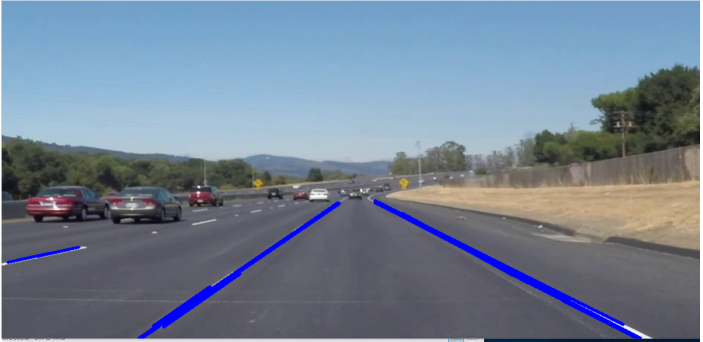
#> input picture images/lane_det.PNG, 1405 x 684 px (shown at 1/2 size)
$ python -i lane_detection.py   (imports and definitions only)
#> lines starting #> are read from the running program, lines starting #| are printed output that depends on the picture; after the words box and inside, x2 and y2 are one past the last pixel; in counts of white or black regions, pixels touching at a corner belong together
#Plotting and dimensions of the original image

import matplotlib.pyplot as plt
import matplotlib.image as mpimg
# reading in an image
# [3 lines not run here, left out]
# [1 line that did not run here, left out]
##plt.imshow(image)
#plt.show()
##print (a)

# [1 line that did not run here, left out]
# [1 line that did not run here, left out]


#Cannyedging

import matplotlib.pyplot as plt
import matplotlib.image as mpimg
import numpy as np
import cv2
import math


def region_of_interest(img, vertices):
    mask = np.zeros_like(img)
    match_mask_color = 255 # <-- This line altered for grayscale.

    cv2.fillPoly(mask, vertices, match_mask_color)
    masked_image = cv2.bitwise_and(img, mask)
    return masked_image
# [5 lines that did not run here, left out]
# [1 line not run here, left out]
#plt.figure()
#plt.imshow(image)
#plt.show()

# Convert to grayscale here.
# [1 line that did not run here, left out]
# Call Canny Edge Detection here.
# [1 line that did not run here, left out]

#Cropping operation
'''cropped_image = region_of_interest(
    cannyed_image,
    np.array([region_of_interest_vertices], np.int32)
)
#plt.figure()
plt.imshow(cropped_image)
#plt.show()'''


'''#Utility function for cropping

import numpy as np
import cv2
def region_of_interest(img, vertices):
    # Define a blank matrix that matches the image height/width.
    mask = np.zeros_like(img)
    # Retrieve the number of color channels of the image.
    #channel_count = img.shape[2]
    # Create a match color with the same color channel counts.
    #match_mask_color = (255,) * channel_count

    match_mask_color=255 #since the image is grayscale now

    # Fill inside the polygon
    cv2.fillPoly(mask, vertices, match_mask_color)

    # Returning the image only where mask pixels match
    masked_image = cv2.bitwise_and(img, mask)
    return masked_image
'''
#Utility function for rendering
def drawLines(img, lines, color=[255, 0, 0], thickness=3):

    # If there are no lines to draw, exit.
    if lines is None:
        return
    # Make a copy of the original image.
    #img = np.copy(imgo)# Create a blank image that matches the original in size.
    #line_img = np.zeros(
        '''(
           img.shape[0],
            img.shape[1],
            3
        ),
        dtype=np.uint8
    )'''
    # Loop over all lines and draw them on the blank image.
    for line in lines:
        x1,y1,x2,y2 = line[0]
        cv2.line(img, (x1, y1), (x2, y2), color, thickness)
    # Merge the image with the lines onto the original.
    #img = cv2.addWeighted(img, 0.8, line_image, 1.0, 0.0)
    # Return the modified image.
    return img

#Pipeline to output image with lines
#Hough transform

'''image = mpimg.imread('C:/Users/Akanksha/Desktop/roadlane2.jpg')

plt.figure()
plt.imshow(image)
plt.show()
'''
#Pipeline to output image with lines
def pipeline(image):
    height = image.shape[0]
#> height = 684
    width = image.shape[1]
#> width = 1405
    region_of_interest_vertices = [
        (0, height),
        (width / 2, height / 2),
        (width, height),
    ]
#> region_of_interest_vertices = [(0, 684), (702.5, 342), (1405, 684)]
    gray_image = cv2.cvtColor(image, cv2.COLOR_RGB2GRAY)
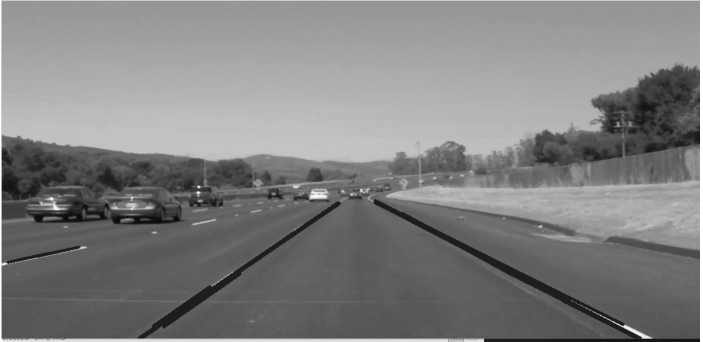
#> gray_image: shape (684, 1405) (shown at 1/2 size); min 9, max 255, mean 128.1
    cannyed_image = cv2.Canny(gray_image, 310,500)
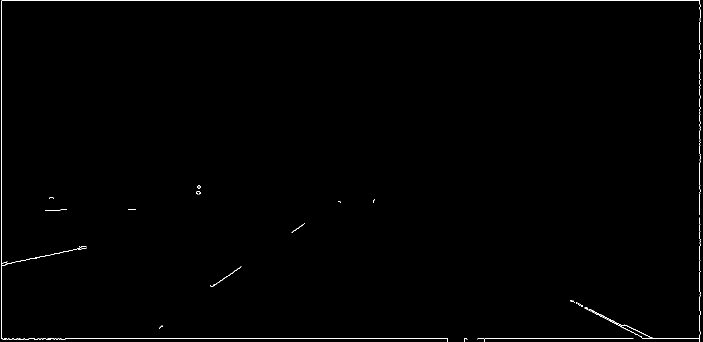
#> cannyed_image: shape (684, 1405) (shown at 1/2 size); 0.52% white in thin lines or dots

    '''cropped_image = region_of_interest(
            cannyed_image,
        np.array(
            [region_of_interest_vertices],
            np.int32
        ),
    )'''


    lines = cv2.HoughLinesP(
        cannyed_image,
        rho=6,
        theta=np.pi / 60,
        threshold=160,
        lines=np.array([]),
        minLineLength=40,
        maxLineGap=25
    )
#> lines = [[8, 0, 1395, 0], [3, 677, 895, 677], [3, 676, 3, 270], [1399, 683, 1399, 1], [1142, 600, 1243, 651], [1141, 601, 1291, 677]]
    print(lines)
#| [[[   8    0 1395    0]]
#|  [[   3  677  895  677]]
#|  [[   3  676    3  270]]
#|  [[1399  683 1399    1]]
#|  [[1142  600 1243  651]]
#|  [[1141  601 1291  677]]]
    line_image = drawLines(image, lines, color=[255, 0, 0], thickness=3) #calling the fn
#> the loop in drawLines, `for line in lines:` made 6 passes
#> after the loop in drawLines, `for line in lines:`:
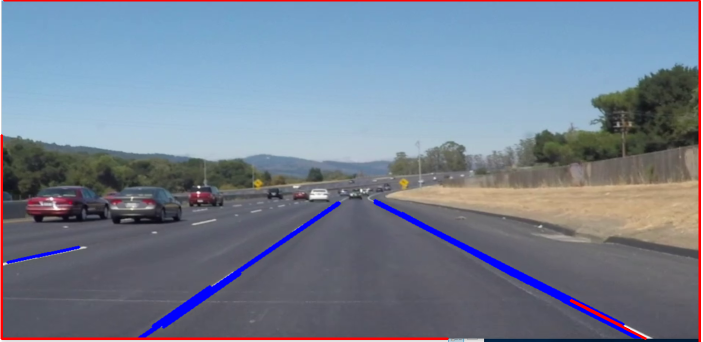
#> img: shape (684, 1405, 3) (shown at 1/2 size); mean R, G, B 117.7, 127.9, 145

    plt.figure()
    ##plt.imshow(line_image)
    ##plt.show() #Use this only to draw, not avg


#Grouping the lines into left and right groups

    left_line_x = []
    left_line_y = []
    right_line_x = []
    right_line_y = []
    for line in lines:
        for x1, y1, x2, y2 in line:
            slope = (y2 - y1) / (x2 - x1) # <-- Calculating the slope.
            if math.fabs(slope) < 0.5: # <-- Only consider extreme slope
                continue
            if slope <= 0: # <-- If the slope is negative, left group.
                left_line_x.extend([x1, x2])
                left_line_y.extend([y1, y2])
            else: # <-- Otherwise, right group.
                right_line_x.extend([x1, x2])
                right_line_y.extend([y1, y2])
#> this loop made 6 passes
#> after the loop, left_line_x = [3, 3, 1399, 1399]; left_line_y = [676, 270, 683, 1]; right_line_x = [1142, 1243, 1141, 1291]; right_line_y = [600, 651, 601, 677]


#Averaging
    min_y = image.shape[0] * (3 / 5)#Just below the horizon
#> min_y = 410.4
    max_y = image.shape[0] #The bottom of the image
#> max_y = 684

#Operations that generate a linear fn that match x & y for each group
    poly_left = np.poly1d(np.polyfit(
        left_line_y,
        left_line_x,
        deg=1
    ))
    left_x_start = int(poly_left(max_y))
#> left_x_start = 548
    left_x_end = int(poly_left(min_y))
#> left_x_end = 699

    poly_right = np.poly1d(np.polyfit(
        right_line_y,
        right_line_x,
        deg=1
    ))
    right_x_start = int(poly_right(max_y))
#> right_x_start = 1305
    right_x_end = int(poly_right(min_y))
#> right_x_end = 768

#Using the above as input to the fn draw_lines

    line_image = drawLines(
        image,
        [[
            [left_x_start, int(max_y), left_x_end, int(min_y)],
        #[right_x_start, int(max_y), right_x_end, int(min_y)],
        ]],
        color=[255, 0, 0],
        thickness=5
    )
#> call 2 of drawLines, with thickness = 5
#> after the loop in drawLines (call 2), `for line in lines:`:
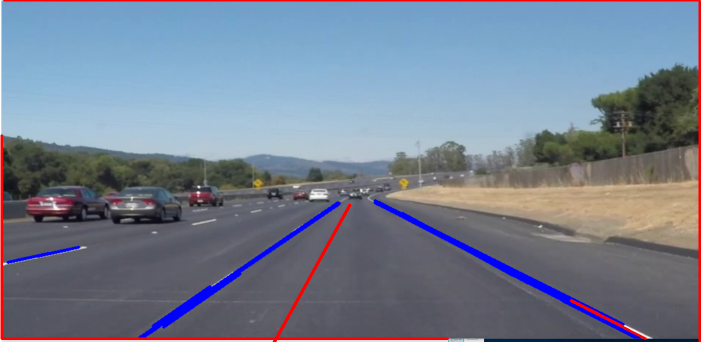
#> img: shape (684, 1405, 3) (shown at 1/2 size); 0.21% of pixels changed, all inside (x1, y1, x2, y2) = (545, 407, 703, 684)
    line_image = drawLines(
        image,
        [[
        #[left_x_start, int(max_y), left_x_end, int(min_y)],
            [right_x_start, int(max_y), right_x_end, int(min_y)],
        ]],
        color=[255, 0, 0],
        thickness=5
    )
#> call 3 of drawLines, with thickness = 5
#> after the loop in drawLines (call 3), `for line in lines:`:
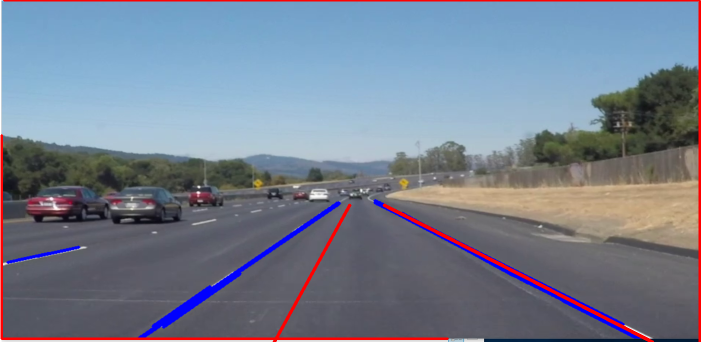
#> img: shape (684, 1405, 3) (shown at 1/2 size); 0.34% of pixels changed, all inside (x1, y1, x2, y2) = (765, 407, 1308, 684)
    plt.figure()
    ##plt.imshow(line_image)
    ##plt.show()
    return line_image
##pipeline(image)


import numpy as np
import cv2

# [25 lines not run here, left out]

# [7 lines of commented-out code are left out]

>>> import cv2
>>> picture = cv2.cvtColor(cv2.imread('images/lane_det.PNG'), cv2.COLOR_BGR2RGB)
>>> result = pipeline(picture)
